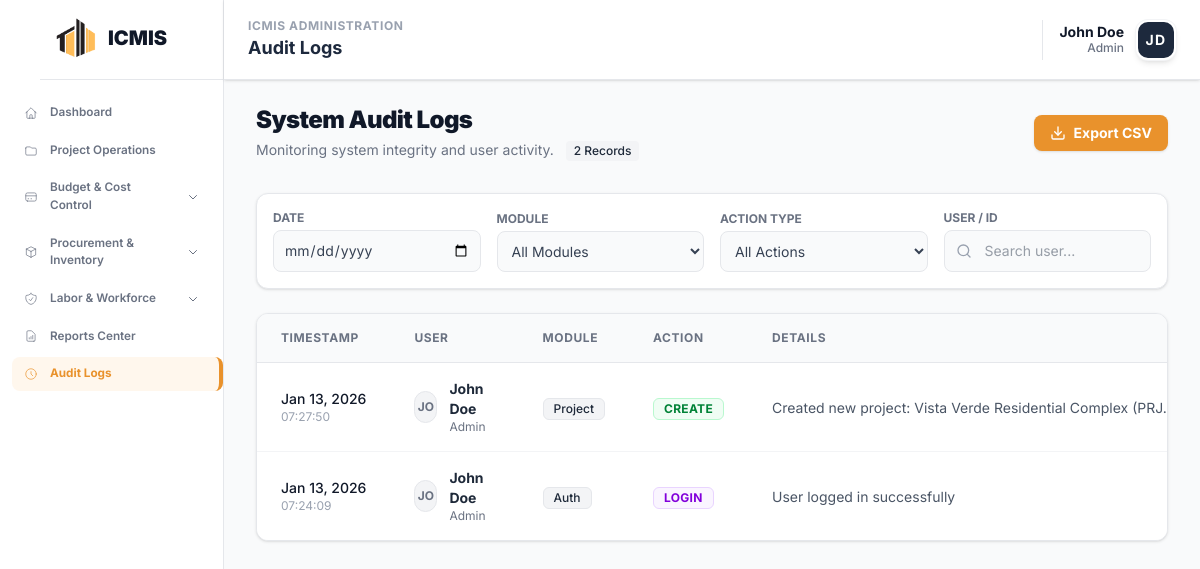
The app's page /modules/admin/audit_logs.php (signed in) with its own data.
### tables this page shows
CREATE TABLE `icmis_audit_logs` (
  `log_id` int UNSIGNED NOT NULL,
  `user_id` int DEFAULT NULL,
  `user_name` varchar(100) DEFAULT 'System',
  `action` varchar(50) NOT NULL,
  `module` varchar(50) NOT NULL,
  `details` text,
  `record_id` int DEFAULT NULL,
  `ip_address` varchar(45) DEFAULT NULL,
  `user_agent` varchar(255) DEFAULT NULL,
  `created_at` timestamp NULL DEFAULT CURRENT_TIMESTAMP
);

CREATE TABLE `icmis_users` (
  `user_id` int NOT NULL,
  `full_name` varchar(100) NOT NULL,
  `email` varchar(100) NOT NULL,
  `password` varchar(255) NOT NULL,
  `role` enum('Admin','Manager','Staff','Budget_Officer','Procurement_Officer') DEFAULT 'Staff',
  `avatar` varchar(255) DEFAULT NULL,
  `created_at` timestamp NULL DEFAULT CURRENT_TIMESTAMP
);

### modules/admin/audit_logs.php (the view, shortened to what this page needs)
<?php
$conn = new mysqli(DB_HOST, DB_USER, DB_PASS, DB_NAME);
$conn->set_charset("utf8mb4");
$per_page = 10;
$page = max(1, intval($_GET['page'] ?? 1));
$offset = ($page - 1) * $per_page;
$filter_user   = $_GET['user'] ?? '';
$filter_date   = $_GET['date'] ?? '';
$where_clauses = ["1=1"];
$params = [];
$types = "";
$where_sql = implode(" AND ", $where_clauses);
$count_sql = "SELECT COUNT(*) as total FROM icmis_audit_logs al LEFT JOIN icmis_users u ON al.user_id = u.user_id WHERE $where_sql";
$stmt = $conn->prepare($count_sql);
$stmt->execute();
$total_rows = $stmt->get_result()->fetch_assoc()['total'];
$sql = "SELECT al.*, u.full_name as username, u.role
    FROM icmis_audit_logs al
        LEFT JOIN icmis_users u ON al.user_id = u.user_id
        WHERE $where_sql
        ORDER BY al.created_at DESC
        LIMIT ? OFFSET ?";
$params[] = $per_page;
$params[] = $offset;
$types .= "ii";
$stmt = $conn->prepare($sql);
$stmt->bind_param($types, ...$params);
$stmt->execute();
$result = $stmt->get_result();
?>
<!DOCTYPE html>
<html lang="en">
<head>
    <?php include __DIR__ . '/../../includes/head_assetsv2.php'; ?>
</head>
<body class="bg-gray-50 text-slate-800">
    <?php include __DIR__ . '/../../includes/sidebar.php'; ?>
    <?php include __DIR__ . '/../../includes/header.php'; ?>
    <main class="ml-56 mt-18 p-8 transition-all duration-300 animate-fade-in">
        <div class="max-w-[90rem] mx-auto">
            <div class="flex flex-col md:flex-row justify-between items-start md:items-center gap-4 mb-8">
                <div>
                    <h1 class="text-2xl font-black text-gray-900 tracking-tight">System Audit Logs</h1>
                    <p class="text-sm text-gray-500 mt-1">
                        Monitoring system integrity and user activity.
                        <span id="auditTotalRecords" class="ml-2 inline-flex items-center px-2 py-0.5 rounded text-xs font-medium bg-gray-100 text-gray-800">
                            <?= number_format($total_rows) ?> Records
                        </span>
                    </p>
                </div>
                <div class="flex gap-2">
                    <button onclick="exportLogs()" class="px-4 py-2 bg-[#e9922c] text-white rounded-lg text-sm font-bold hover:bg-[#d17f1f] shadow-sm transition-colors flex items-center gap-2">
                        <i data-lucide="download" class="w-4 h-4"></i> Export CSV
                    </button>
                </div>
            </div>
            <div class="bg-white rounded-xl border border-gray-200 shadow-sm p-4 mb-6">
                <form id="filterForm" method="GET" class="grid grid-cols-1 md:grid-cols-4 gap-4 items-end">
                    <div>
                        <label class="block text-xs font-bold text-gray-500 uppercase mb-1">Date</label>
                        <input type="date" name="date" value="<?= htmlspecialchars($filter_date) ?>" class="w-full bg-gray-50 border border-gray-200 text-gray-700 text-sm rounded-lg focus:ring-[#e9922c] focus:border-[#e9922c] p-2.5">
                    </div>
                    <div>
                        <label class="block text-xs font-bold text-gray-500 uppercase mb-1">Module</label>
                        <select name="module" class="w-full bg-gray-50 border border-gray-200 text-gray-700 text-sm rounded-lg focus:ring-[#e9922c] focus:border-[#e9922c] p-2.5">
                            <option value="">All Modules</option>
                        </select>
                    </div>
                    <div>
                        <label class="block text-xs font-bold text-gray-500 uppercase mb-1">Action Type</label>
                        <select name="action" class="w-full bg-gray-50 border border-gray-200 text-gray-700 text-sm rounded-lg focus:ring-[#e9922c] focus:border-[#e9922c] p-2.5">
                            <option value="">All Actions</option>
                        </select>
                    </div>
                    <div>
                        <label class="block text-xs font-bold text-gray-500 uppercase mb-1">User / ID</label>
                        <div class="relative">
                            <div class="absolute inset-y-0 left-0 flex items-center pl-3 pointer-events-none">
                            </div>
                            <input type="text" name="user" value="<?= htmlspecialchars($filter_user) ?>" placeholder="Search user..." class="w-full bg-gray-50 border border-gray-200 text-gray-700 text-sm rounded-lg focus:ring-[#e9922c] focus:border-[#e9922c] pl-10 p-2.5">
                        </div>
                    </div>
                </form>
            </div>
            <div class="bg-white border border-gray-200 rounded-xl shadow-sm overflow-hidden">
                <div id="auditTableContainer" class="overflow-x-auto relative">
                    <table class="w-full text-left border-collapse">
                        <thead class="bg-gray-50 border-b border-gray-200">
                            <tr>
                                <th class="px-6 py-4 text-xs font-bold text-gray-500 uppercase tracking-wider w-40">Timestamp</th>
                                <th class="px-6 py-4 text-xs font-bold text-gray-500 uppercase tracking-wider w-48">User</th>
                                <th class="px-6 py-4 text-xs font-bold text-gray-500 uppercase tracking-wider w-32">Module</th>
                                <th class="px-6 py-4 text-xs font-bold text-gray-500 uppercase tracking-wider w-32">Action</th>
                                <th class="px-6 py-4 text-xs font-bold text-gray-500 uppercase tracking-wider">Details</th>
                            </tr>
                        </thead>
                        <tbody class="divide-y divide-gray-100 bg-white">
                            <?php if ($result->num_rows > 0): ?>
                                <?php while($row = $result->fetch_assoc()):
                                    $action_class = 'bg-gray-100 text-gray-800 border-gray-200';
                                    if (strpos($row['action'], 'CREATE') !== false) $action_class = 'bg-green-50 text-green-700 border-green-200';
                                    elseif (strpos($row['action'], 'UPDATE') !== false) $action_class = 'bg-blue-50 text-blue-700 border-blue-200';
                                    elseif (strpos($row['action'], 'DELETE') !== false) $action_class = 'bg-red-50 text-red-700 border-red-200';
                                    elseif (strpos($row['action'], 'LOGIN') !== false) $action_class = 'bg-purple-50 text-purple-700 border-purple-200';
                                    $details_raw = $row['details'];
                                    $details_short = mb_strimwidth($details_raw, 0, 60, "...");
                                ?>
                                <tr class="hover:bg-slate-50/50 transition-colors" role="button" tabindex="0" style="cursor:pointer;" onclick="viewPayload(this)" onkeydown="if(event.key==='Enter') viewPayload(this)" data-payload="<?= htmlspecialchars($details_raw) ?>">
                                    <td class="px-6 py-4 whitespace-nowrap">
                                        <p class="text-sm font-medium text-gray-900"><?= date('M j, Y', strtotime($row['created_at'])) ?></p>
                                        <p class="text-xs text-gray-400 font-mono"><?= date('H:i:s', strtotime($row['created_at'])) ?></p>
                                    </td>
                                    <td class="px-6 py-4">
                                        <div class="flex items-center gap-3">
                                            <div class="w-8 h-8 rounded-full bg-gray-100 flex items-center justify-center text-gray-500 text-xs font-bold border border-gray-200">
                                                <?= strtoupper(substr($row['username'] ?? 'S', 0, 2)) ?>
                                            </div>
                                            <div>
                                                <p class="text-sm font-bold text-gray-800"><?= htmlspecialchars($row['username'] ?? 'System') ?></p>
                                                <p class="text-xs text-gray-500"><?= ucfirst(strtolower($row['role'] ?? 'System')) ?></p>
                                            </div>
                                        </div>
                                    </td>
                                    <td class="px-6 py-4">
                                        <span class="inline-flex items-center px-2.5 py-0.5 rounded-md text-xs font-medium bg-gray-100 text-gray-800 border border-gray-200">
                                            <?= htmlspecialchars($row['module']) ?>
                                        </span>
                                    </td>
                                    <td class="px-6 py-4">
                                        <span class="inline-flex items-center px-2.5 py-0.5 rounded-md text-xs font-bold border uppercase tracking-wide <?= $action_class ?>">
                                            <?= htmlspecialchars($row['action']) ?>
                                        </span>
                                    </td>
                                    <td class="px-6 py-4">
                                        <span class="text-sm text-gray-600 font-mono truncate max-w-[200px]"><?= htmlspecialchars($details_short) ?></span>
                                    </td>
                                </tr>
                                <?php endwhile; ?>
                            <?php endif; ?>
                        </tbody>
                    </table>
                </div>
            </div>
        </div>
    </main>
</body>
</html>

### includes/head_assetsv2.php (style rules this page uses)
:root { --font-sans: "Inter", "Montserrat", "Poppins", ui-sans-serif, system-ui; --color-primary: #e9922c; --color-primary-hover: #d17f1f; --color-primary-light: #fff7ed; --color-navy-dark: #1e293b; --color-navy-light: #334155; --animate-slide-in: slideIn 0.4s cubic-bezier(0.16, 1, 0.3, 1) forwards; --animate-slide-out: slideOut 0.4s cubic-bezier(0.16, 1, 0.3, 1) forwards; --animate-fade-in: fadeIn 0.2s ease-out forwards; }
.animate-fade-in { animation: var(--animate-fade-in); }
.transition-all { transition-property: all; transition-timing-function: ease; }
.duration-300 { transition-duration: 0.3s; }
* { font-family: 'Inter', sans-serif; }

### records on screen
icmis_audit_logs: created_at "Jan 13, 2026", created_at "07:27:50", user.full_name "JO", user.full_name "John Doe", user.role "Admin", module "Project", action "CREATE", details "Created new project: Vista Verde Residential Complex…"
icmis_audit_logs: created_at "Jan 13, 2026", created_at "07:24:09", user.full_name "JO", user.full_name "John Doe", user.role "Admin", module "Auth", action "LOGIN", details "User logged in successfully"

### other values on screen
$pageSection "ICMIS ADMINISTRATION"
$pageTitle "Audit Logs"
$userName "John Doe"
$userRole "Admin"
$userInitials "JD"
$total_rows "2"
